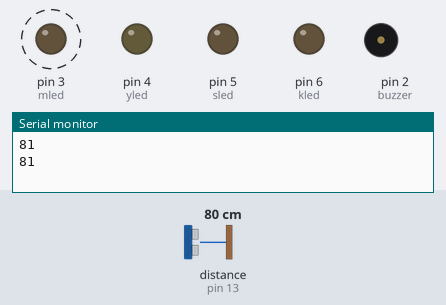
The sketch below on a simulated Arduino Uno, built with avr-gcc and run on an emulated ATmega328P. On the bench: output pins drawn as LEDs (lit = HIGH), buzzer (waves = sounding, pin HIGH), the last lines printed to the serial monitor. Wiring (inferred from the names in the program): ultrasonic range finder: trigger pin 12; echo pin 13. Dashed ring = blinking. The test bench sets the inputs (shaded band); at power-on: distance to the obstacle (sensor on pin 13) 80 cm. The echo pulse lasts 58.3 µs per cm; pins used as bus, display or sensor lines are not drawn.

Above: at 1.8 s.
1.9 s: distance to the obstacle (sensor on pin 13) set to 55 cm
6.1 s: distance to the obstacle (sensor on pin 13) set to 45 cm
At 6.9 s:
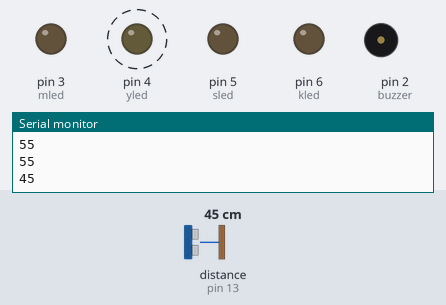
10.2 s: distance to the obstacle (sensor on pin 13) set to 28 cm
13.7 s: distance to the obstacle (sensor on pin 13) set to 23 cm
At 14.8 s:
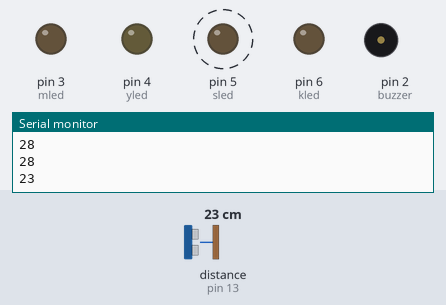
17.5 s: distance to the obstacle (sensor on pin 13) set to 13 cm
21.0 s: distance to the obstacle (sensor on pin 13) set to 10 cm
At 21.18 s:
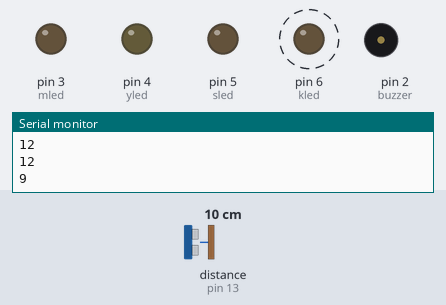
Timing chart, 0 to 25.5 s (numbered marks = the images above; inputs shaded):
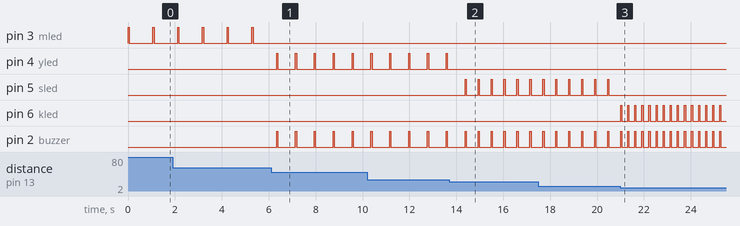

Measured:
- the behaviour switches between 51 and 50 cm on distance to the obstacle (sensor on pin 13) (found by bisection; images 0 and 1)
- the behaviour switches between 26 and 25 cm on distance to the obstacle (sensor on pin 13) (found by bisection; images 1 and 2)
- the behaviour switches between 12 and 11 cm on distance to the obstacle (sensor on pin 13) (found by bisection; images 2 and 3)
- after the input at 6.1 s, pin 3 (mled): stops changing and stays LOW; pin 4 (yled), pin 2 (buzzer): alternates HIGH for 0.05 s and LOW for 0.75 s, starting after 0.24 s
- after the input at 13.7 s, pin 4 (yled): stops changing and stays LOW; pin 5 (sled): alternates HIGH for 0.05 s and LOW for 0.50 s, starting after 0.67 s; pin 2 (buzzer): alternates HIGH for 0.05 s and LOW for 0.50 s, starting after 1.2 s
- after the input at 21.0 s, pin 5 (sled): stops changing and stays LOW; pin 6 (kled): alternates HIGH for 0.05 s and LOW for 0.25 s, starting at once; pin 2 (buzzer): alternates HIGH for 0.05 s and LOW for 0.25 s, starting after 0.31 s
- by itself, pin 3 (mled): alternates HIGH for 0.05 s and LOW for 1.0 s

The sketch:

parking_sensor.ino
```cpp
const int trigger_pin = 12;
const int echo_pin = 13;
const int buzzer = 2;
const int mled= 3;
const int yled= 4;
const int sled= 5;
const int kled= 6;

int sure ;
int mesafe ;

void setup(){
    Serial.begin(9600);
    pinMode (kled , OUTPUT);
    pinMode (sled , OUTPUT);
    pinMode (yled , OUTPUT);
    pinMode (mled , OUTPUT);
    pinMode (buzzer , OUTPUT);
    pinMode (trigger_pin , OUTPUT);
    pinMode (echo_pin , INPUT);
}

void loop(){
    digitalWrite (trigger_pin , HIGH);
    delay (1);
    digitalWrite (trigger_pin , LOW);
    sure =pulseIn(echo_pin , HIGH);
    mesafe =(sure /2)/28.5;
    Serial.println(mesafe);
    if (mesafe <=5){
        digitalWrite(kled , HIGH);
        digitalWrite(sled , HIGH);
        digitalWrite(yled , HIGH);
        digitalWrite(mled , HIGH);
        digitalWrite(buzzer , HIGH);
        delay(50);
        digitalWrite(kled , LOW);
        digitalWrite(sled , LOW);
        digitalWrite(yled , LOW);
        digitalWrite(mled , LOW);
        digitalWrite(buzzer , LOW);
        delay (100);
    }
    else if (mesafe <= 10){
        digitalWrite(kled , HIGH);
        digitalWrite(buzzer ,HIGH);
        delay (50);
        digitalWrite(kled , LOW);
        digitalWrite(buzzer ,LOW);
        delay (250);
    }
    else if (mesafe <= 25){
        digitalWrite(sled , HIGH);
        digitalWrite(buzzer ,HIGH);
        delay (50);
        digitalWrite(sled , LOW);
        digitalWrite(buzzer ,LOW);
        delay (500);
    }
    else if (mesafe <= 50){
        digitalWrite(yled , HIGH);
        digitalWrite(buzzer ,HIGH);
        delay (50);
        digitalWrite(yled , LOW);
        digitalWrite(buzzer ,LOW);
        delay (750);
    }
    else{
        digitalWrite(mled , HIGH);
        delay (50);
        digitalWrite(mled , LOW);
        delay (1000);
    }
}
```
